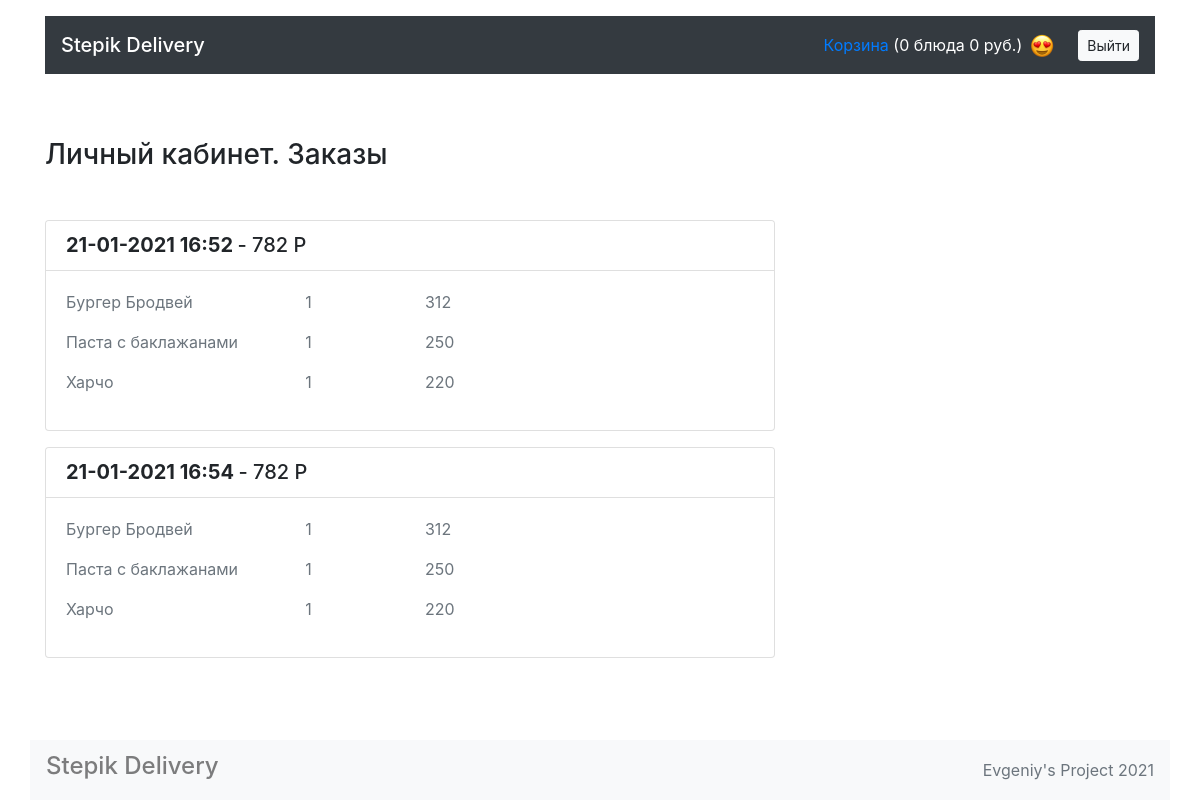
The page /account/ (signed in) on the database its author committed.
### models.py (models this page shows)
class Order(db.Model):
    __tablename__ = 'orders'
    id = db.Column(db.Integer, primary_key=True)
    data = db.Column(db.DateTime, nullable=False)
    total = db.Column(db.Integer, nullable=False)
    status = db.Column(db.Boolean, nullable=False)
    email = db.Column(db.String, nullable=False)
    phone = db.Column(db.String(), nullable=False)
    address = db.Column(db.String(), nullable=False)
    dishes = db.relationship("Dish", secondary=orders_dishes_association, back_populates="orders")
    user_id = db.Column(db.Integer, db.ForeignKey("users.id"))
    user = db.relationship("User", back_populates="orders")

class Dish(db.Model):
    __tablename__ = 'dishes'
    id = db.Column(db.Integer, primary_key=True)
    title = db.Column(db.String(), nullable=False)
    price = db.Column(db.Integer, nullable=False)
    description = db.Column(db.String(), nullable=False)
    picture = db.Column(db.String(), nullable=False)
    category_id = db.Column(db.Integer(), db.ForeignKey("categories.id"))
    category = db.relationship('Category', back_populates="dishes")
    orders = db.relationship("Order", secondary=orders_dishes_association, back_populates="dishes")

### views.py (the view)
@app.route('/account/')
def render_account():
    user_id = session.get("user_id")
    if not user_id:
        return redirect('/')
    order_cart = session.get("cart", [])
    order_sum = session.get("sum", 0)
    is_auth = True
    user = db.session.query(User).get_or_404(user_id)
    return render_template('account.html',
                           is_auth=is_auth,
                           order_cart=order_cart,
                           order_sum=order_sum,
                           orders=user.orders)

### templates/account.html (shortened to what this page needs)
  {% extends 'base.html' %}
  {% block container %}
    <section class="row">
      <div class="col-12 col-lg-8">
        <h1 class="h3 my-5">Личный кабинет. Заказы</h1>
        {% for order in orders %}
        <div class="card">
          <ul class="list-group list-group-flush">
            <li class="list-group-item">
              <div class="row">
                <div class="col-7 col-lg-9">
                  <span class="h5 font-weight-bold">{{ order.data.strftime("%d-%m-%Y %H:%M") }}</span>
                  <span class="h5">- {{ order.total }} P</span>
                </div>
              </div>
            </li>
            <div class="card-body">
              <div class="row">
                {% for dish in order.dishes %}
                <p class="col-4 text-muted">{{ dish.title }}</p>
                <p class="col-2 text-muted"> 1</p>
                <p class="col-6 text-muted"> {{ dish.price }} </p>
                {% endfor %}
              </div>
            </div>
          </ul>
        </div>
        {% endfor %}
      </div>
    </section>
{% endblock %}

### templates/base.html (style rules this page uses)
html { position: relative; min-height: 100%; }
body { margin-bottom: 60px; }

### rows shown on the page
Order: data "21-01-2021 16:52", total "782"
Dish: title "Бургер Бродвей", price "312"
Dish: title "Паста с баклажанами", price "250"
Dish: title "Харчо", price "220"
Order: data "21-01-2021 16:54", total "782"

### other values the page prints
{{ order_cart|length }} "0"
{{ order_sum }} "0"
